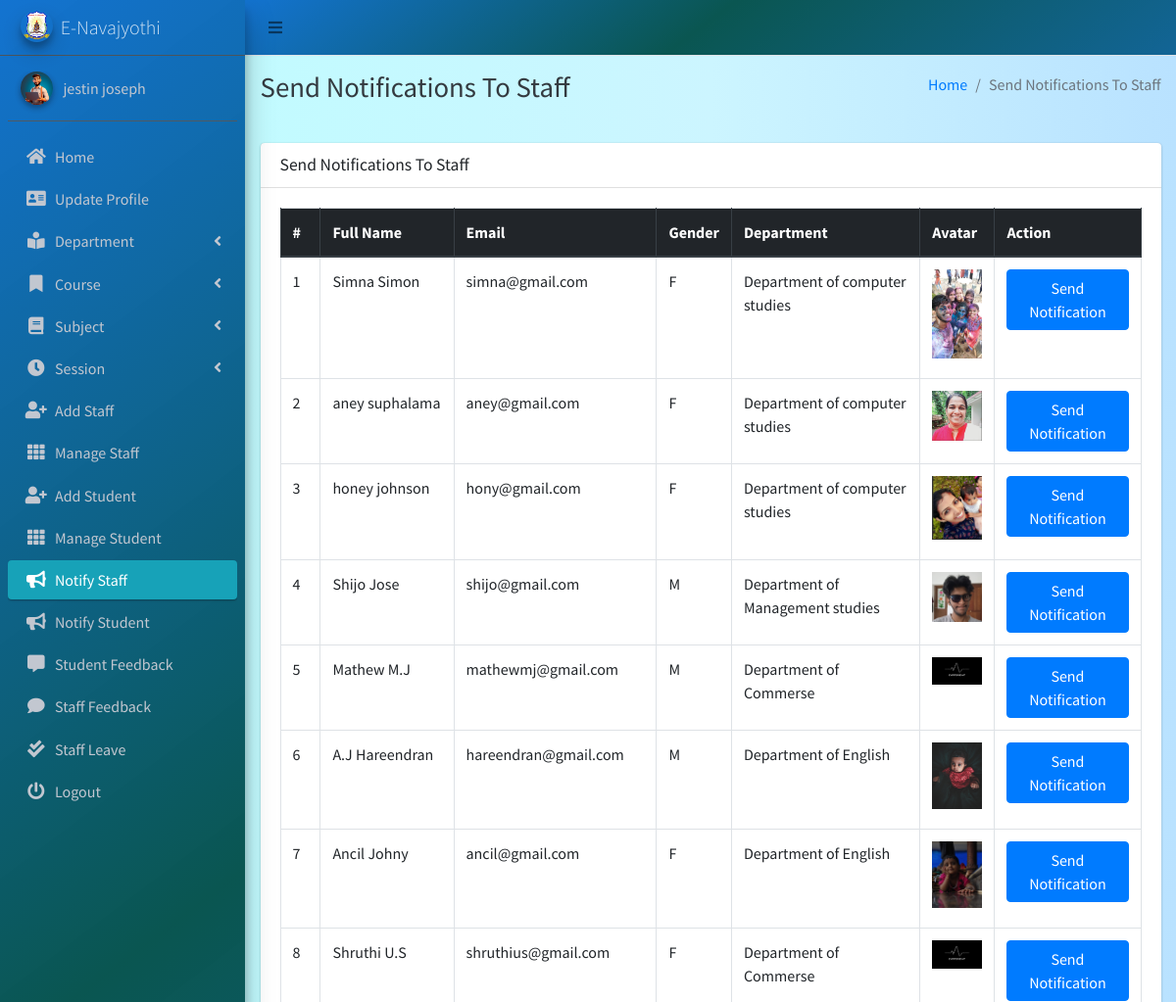
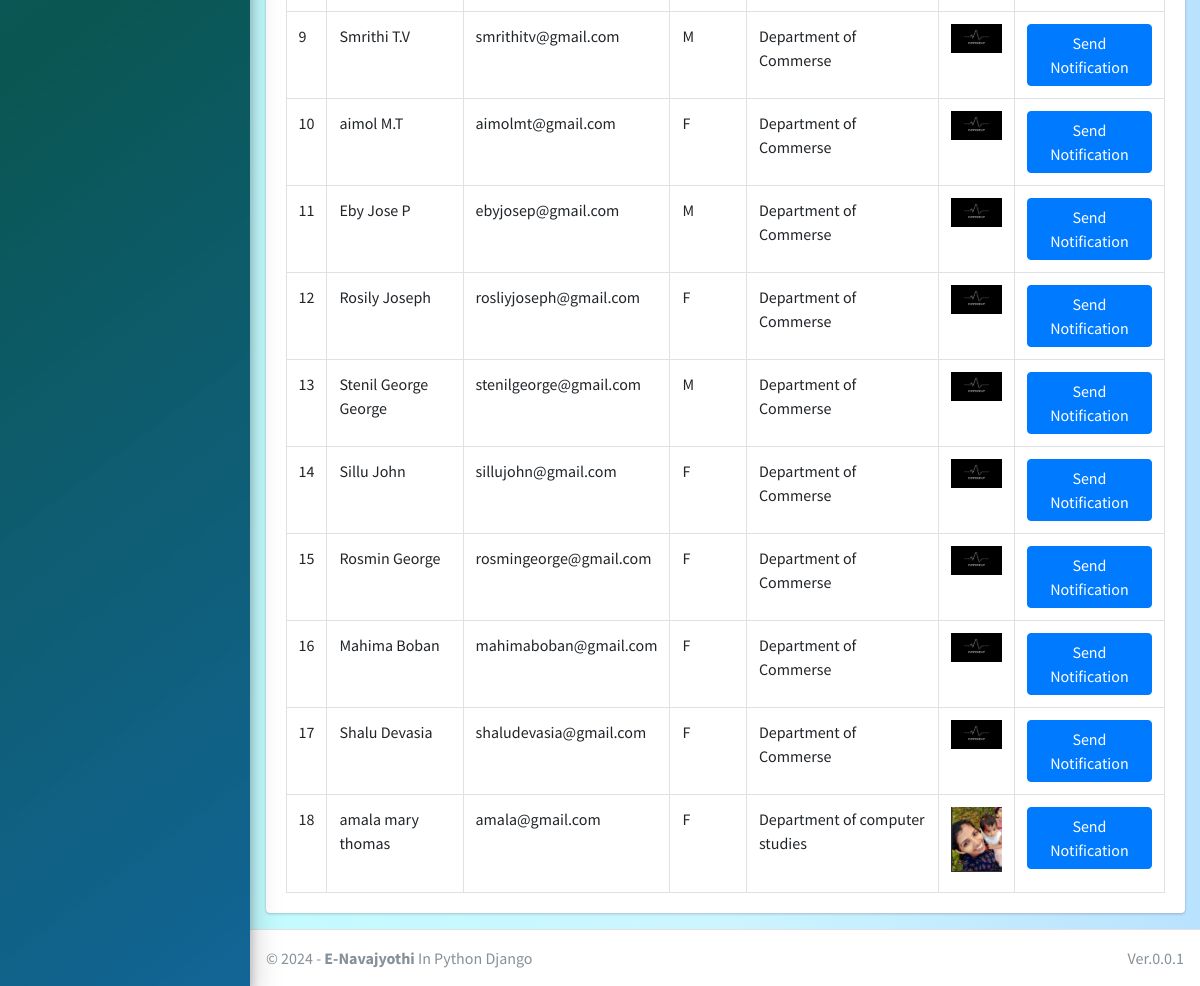
The page /admin_notify_staff (signed in) on the database its author committed (2 pictures, top to bottom).
### main_app/models.py (models this page shows, shortened)
class CustomUser(AbstractUser):
    USER_TYPE = ((1, "HOD"), (2, "Staff"), (3, "Student"))
    GENDER = [("M", "Male"), ("F", "Female")]
    username = None  # Removed username, using email instead
    email = models.EmailField(unique=True)
    user_type = models.CharField(default=1, choices=USER_TYPE, max_length=1)
    gender = models.CharField(max_length=1, choices=GENDER)
    profile_pic = models.ImageField()
    address = models.TextField()
    fcm_token = models.TextField(default="")  # For firebase notifications
    created_at = models.DateTimeField(auto_now_add=True)
    updated_at = models.DateTimeField(auto_now=True)
    USERNAME_FIELD = "email"
    REQUIRED_FIELDS = []
    objects = CustomUserManager()
    phone_num = models.IntegerField(max_length=12 ,null=True,blank=False)
    aadhar_num = models.IntegerField(max_length=16,null=True,blank=False)
    date_of_birth = models.DateField(null=True,blank=False)
    def __str__(self):
        return self.first_name + "  " + self.last_name

class Staff(models.Model):
    course = models.ForeignKey(Course, on_delete=models.DO_NOTHING, null=True, blank=False)
    department = models.ForeignKey(Department, on_delete=models.DO_NOTHING, null=True, blank=False)
    admin = models.OneToOneField(CustomUser, on_delete=models.CASCADE)
    phone_num = models.IntegerField(max_length=12 ,null=True,blank=False)
    qualification = models.CharField(max_length=20,null=True,blank=False)
    aadhar_num = models.IntegerField(max_length=12,null=True,blank=False)

class Department(models.Model):
    name = models.CharField(max_length=120)
    created_at = models.DateTimeField(auto_now_add=True)
    updated_at = models.DateTimeField(auto_now=True)

### main_app/hod_views.py (the view)
# urls.py: path("admin_notify_staff", hod_views.admin_notify_staff,
def admin_notify_staff(request):
    staff = CustomUser.objects.filter(user_type=2)
    context = {
        'page_title': "Send Notifications To Staff",
        'allStaff': staff
    }
    return render(request, "hod_template/staff_notification.html", context)

### main_app/templates/hod_template/staff_notification.html (shortened to what this page needs)
{% extends 'main_app/base.html' %}
{% load static %}
{% block page_title %}{{page_title}}{% endblock page_title %}
{% block content %}
<section class="content">
    <div class="container-fluid">
        <div class="row">
            <div class="col-md-12">
                <div class="card">
                    <div class="card-header">
                        <h3 class="card-title">{{page_title}}</h3>
                    </div>
                    <div class="card-body">
                        <table id="example2" class="table table-bordered table-hover">
                            <thead class="thead-dark">
                                <tr>
                                    <th>#</th>
                                    <th>Full Name</th>
                                    <th>Email</th>
                                    <th>Gender</th>
                                    <th>Department</th>
                                    <th>Avatar</th>
                                    <th>Action</th>
                                </tr>
                            </thead>
                            <tbody>
                                {% for staff in allStaff %}
                                <tr>
                                    <td>{{ forloop.counter }}</td>
                                    <td>{{staff.first_name}} {{staff.last_name}}</td>
                                    <td>{{staff.email}}</td>
                                    <td>{{staff.gender}}</td>
                                    <td>{{staff.staff.department.name}}</td>
                                    <td>
                                        {% if staff.profile_pic == ""  %}
                                        No Image
                                        {% else %}
                                        <img class="img img-fluid mb-2" height="56" width="56"
                                            src="{{staff.profile_pic}}" alt="">
                                        {% endif %}
                                    </td>
                                    <td><button data-toggle = "modal" data-target = "#myModal"class="btn btn-primary show_notification" value="{{staff.id}}">Send Notification</button>
                                    </td>
                                </tr>
                                {% endfor %}
                            </tbody>
                        </table>
                    </div>
                </div>
            </div>
        </div>
    </div>
</section>
{% endblock content %}

### main_app/templates/main_app/base.html (shortened to what this page needs)
{% load static %}
<!DOCTYPE html>
<html>
<head>
    <link rel="stylesheet" href="{% static 'plugins/fontawesome-free/css/all.min.css'%} ">
    <link rel="stylesheet" href="https://code.ionicframework.com/ionicons/2.0.1/css/ionicons.min.css">
    <link rel="stylesheet"
        href="{% static 'plugins/tempusdominus-bootstrap-4/css/tempusdominus-bootstrap-4.min.css'%} ">
    <link rel="stylesheet" href="{% static 'plugins/icheck-bootstrap/icheck-bootstrap.min.css'%} ">
    <link rel="stylesheet" href="{% static 'dist/css/adminlte.min.css'%} ">
    <link rel="stylesheet" href="{% static 'plugins/overlayScrollbars/css/OverlayScrollbars.min.css'%} ">
    <link rel="stylesheet" href="{% static 'plugins/daterangepicker/daterangepicker.css'%} ">
</head>
<body class="hold-transition sidebar-mini layout-fixed">
    <div class="wrapper">
        <nav class="main-header navbar navbar-expand navbar-white navbar-light" style="background: rgb(0,104,205);
        background: linear-gradient(143deg, rgba(0,104,205,0.9248949579831933) 0%, rgba(0,79,74,0.9613095238095238) 49%, rgba(0,89,142,0.9276960784313726) 100%);">
            <ul class="navbar-nav">
                <li class="nav-item">
                    <a class="nav-link" data-widget="pushmenu" href="#"><i class="fas fa-bars"></i></a>
                </li>
            </ul>
        </nav>
        {% include "main_app/sidebar_template.html" with user=user %}
        <div class="content-wrapper" style="background: rgb(194,251,255);
        background: linear-gradient(90deg, rgba(194,251,255,1) 0%, rgba(204,245,255,1) 50%, rgba(185,226,255,1) 100%);">
            <div class="content-header">
                <div class="container-fluid">
                    <div class="row mb-2">
                        <div class="col-sm-6">
                            <h1 class="m-0 text-dark">{% block page_title %}{% endblock page_title %}</h1>
                        </div>
                        <div class="col-sm-6">
                            <ol class="breadcrumb float-sm-right">
                                <li class="breadcrumb-item"><a href="{% url 'admin_home' %}">Home</a></li>
                                <li class="breadcrumb-item active">{{ page_title }}</li>
                            </ol>
                        </div>
                    </div>
                </div>
            </div>
<section class="content">
    <div class="container-fluid">
        <div class="row">
            <div class="col-md-12">
            </div></div></div></section>
            {% block content %}
            {% endblock content %}
        </div>
        {% include "main_app/footer.html" %}
    </div>
</body>
</html>

### main_app/templates/main_app/sidebar_template.html (shortened to what this page needs)
{% load static %}
<aside class="main-sidebar sidebar-dark-info elevation-4 " style="background: rgb(0,104,205);
background: linear-gradient(143deg, rgba(0,104,205,0.9248949579831933) 0%, rgba(0,79,74,0.9613095238095238) 49%, rgba(0,89,142,0.9276960784313726) 100%);">
    {% if request.user.user_type == '1' %}
    <a href="{% url 'admin_home' %}" class="brand-link">
        <img src="{% static 'dist/img/nava_logo.png' %} " alt="AdminLTE Logo"
            class="brand-image img-circle elevation-3" >
        <span class="brand-text font-weight-light">E-Navajyothi</span>
    </a>
      <div class="sidebar">
        <div class="user-panel mt-3 pb-3 mb-3 d-flex">
            <div class="image">
                <img src="{{ request.user.profile_pic}}" class="img-circle elevation-2" alt="User Image">
            </div>
            <div class="info">
                <a href="#" class="d-block">{{user}}</a>
            </div>
        </div>
        <nav class="mt-2 ">
            <ul class="nav nav-pills nav-sidebar flex-column " data-widget="treeview" role="menu" data-accordion="false">
                <li class="nav-item">
                    {% url 'admin_home' as admin_home %}
                    <a href="{{admin_home}}" class="nav-link {% if admin_home == request.path %} active {% endif %}">
                        <i class="nav-icon fas fa-home"></i>
                        <p >
                            Home
                        </p>
                    </a>
                </li>
                <li class="nav-item">
                    {% url 'admin_view_profile' as admin_view_profile %}
                    <a href="{{admin_view_profile}}"
                        class="nav-link {% if admin_view_profile == request.path %} active {% endif %}">
                        <i class="nav-icon fas fa-address-card"></i>
                        <p>
                            Update Profile
                        </p>
                    </a>
                </li>
            <li class="nav-item has-treeview">
                    <a href="#" class="nav-link">
                        <i class="nav-icon fas fa-book-reader"></i>
                        <p>
                            Department
                            <i class="fas fa-angle-left right"></i>
                        </p>
                    </a>
                </li>
                <li class="nav-item has-treeview">
                    <a href="#" class="nav-link">
                        <i class="nav-icon fas fa-bookmark"></i>
                        <p>
                            Course
                            <i class="fas fa-angle-left right"></i>
                        </p>
                    </a>
                </li>
                <li class="nav-item has-treeview">
                    <a href="#" class="nav-link">
                        <i class="nav-icon fas fa-book"></i>
                        <p>
                            Subject
                            <i class="fas fa-angle-left right"></i>
                        </p>
                    </a>
                </li>
                <li class="nav-item has-treeview">
                    <a href="#" class="nav-link">
                        <i class="nav-icon fas fa-clock"></i>
                        <p>
                            Session
                            <i class="fas fa-angle-left right"></i>
                        </p>
                    </a>
                </li>
                <li class="nav-item">
                    {% url 'add_staff' as add_staff %}
                    <a href="{{add_staff}}" class="nav-link {% if add_staff == request.path %} active {% endif %}">
                        <i class="nav-icon fas fa-user-plus"></i>
                        <p>
                            Add Staff
                        </p>
                    </a>
                </li>
                <li class="nav-item">
                    {% url 'manage_staff' as manage_staff %}
                    {% url 'edit_staff' staff_id as edit_staff %}
                    <a href="{{manage_staff}}"
                        class="nav-link {% if manage_staff == request.path or request.path == edit_staff %} active {% endif %}">
                        <i class="nav-icon fas fa-th"></i>
                        <p>
                            Manage Staff
                        </p>
                    </a>
                </li>
                <li class="nav-item">
                    {% url 'add_student' as add_student%}
                    <a href="{{add_student}}" class="nav-link  {% if add_student == request.path %} active {% endif %}">
                        <i class="nav-icon fas fa-user-plus"></i>
                        <p>
                            Add Student
                        </p>
                    </a>
                </li>
                <li class="nav-item">
                    {% url 'manage_student' as manage_student %}
                    {% url 'edit_student' student_id as edit_student %}
                    <a href="{{manage_student}}"
                        class="nav-link  {% if edit_student == request.path or manage_student == request.path %} active {% endif %}">
                        <i class="nav-icon fas fa-th"></i>
                        <p>
                            Manage Student
                        </p>
                    </a>
                </li>
                <li class="nav-item">
                    {% url 'admin_notify_staff' as admin_notify_staff %}
                    <a href="{{admin_notify_staff}}"
                        class="nav-link {% if admin_notify_staff == request.path %} active {% endif %}">
                        <i class="nav-icon fas fa-bullhorn"></i>
                        <p>
                            Notify Staff
                        </p>
                    </a>
                </li>
                <li class="nav-item">
                    {% url 'admin_notify_student' as admin_notify_student %}
                    <a href="{{admin_notify_student}}"
                        class="nav-link {% if admin_notify_student == request.path %} active {% endif %}">
                        <i class="nav-icon fas fa-bullhorn"></i>
                        <p>
                            Notify Student
                        </p>
                    </a>
                </li>
                <li class="nav-item">
                    {% url 'student_feedback_message' as student_feedback_message %}
                    <a href="{{ student_feedback_message }}"
                        class="nav-link  {% if student_feedback_message == request.path %} active {% endif %}">
                        <i class="nav-icon fas fa-comment-alt"></i>
                        <p>
                            Student Feedback
                        </p>
                    </a>
                </li>
                <li class="nav-item">
                    {% url 'staff_feedback_message' as staff_feedback_message %}
                    <a href="{{staff_feedback_message}}"
                        class="nav-link   {% if staff_feedback_message == request.path %} active {% endif %}">
                        <i class="nav-icon fas fa-comment"></i>
                        <p>
                            Staff Feedback
                        </p>
                    </a>
                </li>
                <li class="nav-item">
                    {% url 'view_staff_leave' as view_staff_leave %}
                    <a href="{{view_staff_leave}}"
                        class="nav-link  {% if view_staff_leave == request.path %} active {% endif %}">
                        <i class="nav-icon fas fa-check-double"></i>
                        <p>
                            Staff Leave
                        </p>
                    </a>
                </li>
                                        {% endif %}
                                        <li class="nav-item">
                                            <a href="{% url 'user_logout' %}"
                                                onclick="return confirm('Your session would be terminated.\n\nProceed?')"
                                                class="nav-link">
                                                <i class="nav-icon fas fa-power-off"></i>
                                                <p>
                                                    Logout
                                                </p>
                                            </a>
                                        </li>
                                    </ul>
                                </nav>
                            </div>
</aside>

### main_app/templates/main_app/footer.html
<footer class="main-footer">
    &copy; {% now "Y" %} - <strong>E-Navajyothi</strong>
    In Python Django
    <div class="float-right d-none d-sm-inline-block">
       Ver.0.0.1
    </div>
</footer>

### rows shown on the page
CustomUser: user.profile_pic (picture), first_name+last_name "jestin joseph"
CustomUser: first_name "Simna", last_name "Simon", email "simna@gmail.com", gender "F", staff.department.name "Department of computer studies", profile_pic (picture)
CustomUser: first_name "aney", last_name "suphalama", email "aney@gmail.com", gender "F", staff.department.name "Department of computer studies", shows a picture
CustomUser: first_name "honey", last_name "johnson", email "hony@gmail.com", gender "F", staff.department.name "Department of computer studies"
CustomUser: first_name "Shijo", last_name "Jose", email "shijo@gmail.com", gender "M", staff.department.name "Department of Management studies", shows a picture
CustomUser: first_name "Mathew", last_name "M.J", email "mathewmj@gmail.com", gender "M", staff.department.name "Department of Commerse", profile_pic (picture)
CustomUser: first_name "A.J", last_name "Hareendran", email "hareendran@gmail.com", gender "M", staff.department.name "Department of English", shows a picture
CustomUser: first_name "Ancil", last_name "Johny", email "ancil@gmail.com", gender "F", staff.department.name "Department of English", profile_pic (picture)
CustomUser: first_name "Shruthi", last_name "U.S", email "shruthius@gmail.com", gender "F", staff.department.name "Department of Commerse", profile_pic (picture)
CustomUser: first_name "Smrithi", last_name "T.V", email "smrithitv@gmail.com", gender "M", staff.department.name "Department of Commerse", profile_pic (picture)
CustomUser: first_name "aimol", last_name "M.T", email "aimolmt@gmail.com", gender "F", staff.department.name "Department of Commerse", profile_pic (picture)
CustomUser: first_name "Eby", last_name "Jose P", email "ebyjosep@gmail.com", gender "M", staff.department.name "Department of Commerse", profile_pic (picture)
CustomUser: first_name "Rosily", last_name "Joseph", email "rosliyjoseph@gmail.com", gender "F", staff.department.name "Department of Commerse", profile_pic (picture)
CustomUser: first_name "Stenil George", last_name "George", email "stenilgeorge@gmail.com", gender "M", staff.department.name "Department of Commerse", profile_pic (picture)
CustomUser: first_name "Sillu", last_name "John", email "sillujohn@gmail.com", gender "F", staff.department.name "Department of Commerse", profile_pic (picture)
CustomUser: first_name "Rosmin", last_name "George", email "rosmingeorge@gmail.com", gender "F", staff.department.name "Department of Commerse", profile_pic (picture)
CustomUser: first_name "Mahima", last_name "Boban", email "mahimaboban@gmail.com", gender "F", staff.department.name "Department of Commerse", profile_pic (picture)
CustomUser: first_name "Shalu", last_name "Devasia", email "shaludevasia@gmail.com", gender "F", staff.department.name "Department of Commerse", profile_pic (picture)
CustomUser: first_name "amala mary", last_name "thomas", email "amala@gmail.com", gender "F", staff.department.name "Department of computer studies"

### other values the page prints
{{ page_title }} "Send Notifications To Staff"
